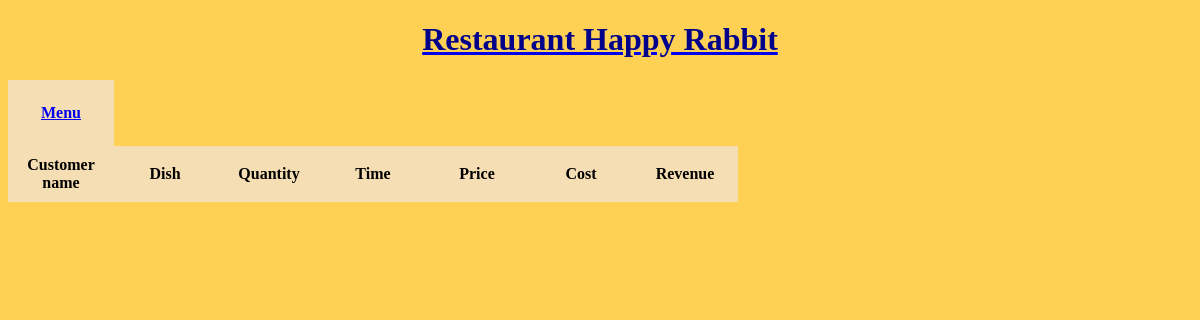
The page /days/67/purchases/ on the database as committed earlier.
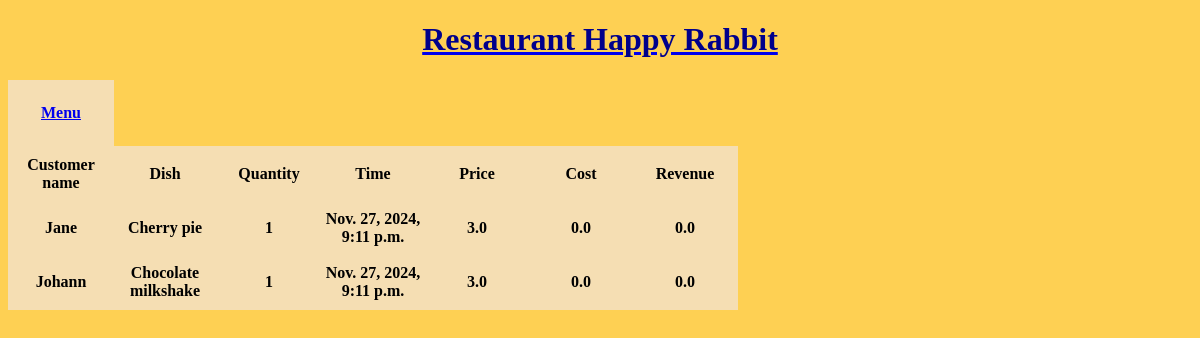
The same page on the database as committed later.
### Inventory/models.py (models this page shows, shortened)
class Purchase(models.Model):
    customer_name = models.CharField(max_length=30)
    purchase_time = models.DateTimeField(default=datetime.now())
    purchased_item = models.ForeignKey(MenuItem, on_delete=models.CASCADE)
    quantity = models.IntegerField(default=0)
    purchase_day = models.ForeignKey("Day", on_delete=models.CASCADE, null=True)

class MenuItem(models.Model):
    item_name = models.CharField(max_length=30)
    price = models.FloatField(default=0.0)
    cost = models.FloatField(default=0.0)
    revenue = models.FloatField(default=0.0)
    def __str__(self):
        return self.item_name

### Inventory/views.py (the view)
# urls.py: path('days/<pk>/purchases/', views.PurchasesByDayView.as_view(), name='purchasesbyday'),
class PurchasesByDayView(DetailView):
    model = Day
    template_name = 'Inventory/purchases_sort_by_day.html'
    context_object_name = 'day'

### Inventory/templates/Inventory/purchases_sort_by_day.html (shortened to what this page needs)
{% extends 'Inventory/base.html' %}
{% load static %}
{% block content %}
<table>
    <tr>
        <th>Customer name</th>
        <th>Dish</th>
        <th>Quantity</th>
        <th>Time</th>
        <th>Price</th>
        <th>Cost</th>
        <th>Revenue</th>
    </tr>
    {% for purchase in day.purchase_set.all %}
    <tr>
        <th>{{ purchase.customer_name }}</th>
        <th>{{ purchase.purchased_item }}</th>
        <th>{{ purchase.quantity }}</th>
        <th>{{ purchase.purchase_time }}</th>
        <th>{{ purchase.purchased_item.price }}</th>
        <th>{{ purchase.purchased_item.cost }}</th>
        <th>{{ purchase.purchased_item.revenue }}</th>
    </tr>
     {% endfor %}
</table>
{% endblock %}

Rows that differ between the two databases and show on the page:
added Purchase: customer_name "Jane", purchased_item "Cherry pie", quantity "1", purchase_time "Nov. 27, 2024, 9:11 p.m.", purchased_item.price "3.0", purchased_item.cost "0.0", purchased_item.revenue "0.0"
added Purchase: customer_name "Johann", purchased_item "Choсolate milkshake", quantity "1", purchase_time "Nov. 27, 2024, 9:11 p.m.", purchased_item.price "3.0", purchased_item.cost "0.0", purchased_item.revenue "0.0"
